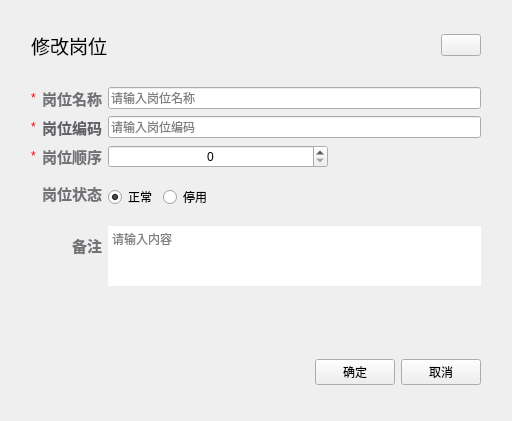
<?xml version="1.0" encoding="UTF-8"?>
<ui version="4.0">
 <class>PostEditDlgClass</class>
 <widget class="QWidget" name="PostEditDlgClass">
  <property name="geometry">
   <rect>
    <x>0</x>
    <y>0</y>
    <width>568</width>
    <height>436</height>
   </rect>
  </property>
  <property name="minimumSize">
   <size>
    <width>568</width>
    <height>0</height>
   </size>
  </property>
  <property name="maximumSize">
   <size>
    <width>568</width>
    <height>16777215</height>
   </size>
  </property>
  <property name="windowTitle">
   <string>PostAddDlg</string>
  </property>
  <layout class="QVBoxLayout" name="verticalLayout">
   <property name="sizeConstraint">
    <enum>QLayout::SizeConstraint::SetFixedSize</enum>
   </property>
   <property name="leftMargin">
    <number>9</number>
   </property>
   <property name="topMargin">
    <number>9</number>
   </property>
   <property name="rightMargin">
    <number>9</number>
   </property>
   <property name="bottomMargin">
    <number>9</number>
   </property>
   <item>
    <widget class="QWidget" name="container" native="true">
     <layout class="QVBoxLayout" name="verticalLayout_2">
      <property name="sizeConstraint">
       <enum>QLayout::SizeConstraint::SetFixedSize</enum>
      </property>
      <item>
       <widget class="QWidget" name="widget" native="true">
        <property name="minimumSize">
         <size>
          <width>0</width>
          <height>50</height>
         </size>
        </property>
        <property name="maximumSize">
         <size>
          <width>16777215</width>
          <height>50</height>
         </size>
        </property>
        <layout class="QHBoxLayout" name="horizontalLayout">
         <item>
          <widget class="QLabel" name="label">
           <property name="text">
            <string>&lt;html&gt;&lt;head/&gt;&lt;body&gt;&lt;p&gt;&lt;span style=&quot; font-size:14pt;&quot;&gt;修改岗位&lt;/span&gt;&lt;/p&gt;&lt;/body&gt;&lt;/html&gt;</string>
           </property>
          </widget>
         </item>
         <item>
          <spacer name="horizontalSpacer">
           <property name="orientation">
            <enum>Qt::Orientation::Horizontal</enum>
           </property>
           <property name="sizeHint" stdset="0">
            <size>
             <width>200</width>
             <height>20</height>
            </size>
           </property>
          </spacer>
         </item>
         <item>
          <widget class="QPushButton" name="closeBtn">
           <property name="text">
            <string/>
           </property>
          </widget>
         </item>
        </layout>
       </widget>
      </item>
      <item>
       <widget class="QWidget" name="widget_2" native="true">
        <layout class="QFormLayout" name="formLayout">
         <property name="sizeConstraint">
          <enum>QLayout::SizeConstraint::SetFixedSize</enum>
         </property>
         <property name="labelAlignment">
          <set>Qt::AlignmentFlag::AlignRight|Qt::AlignmentFlag::AlignTrailing|Qt::AlignmentFlag::AlignVCenter</set>
         </property>
         <item row="0" column="0">
          <layout class="QHBoxLayout" name="horizontalLayout_7">
           <item>
            <widget class="QLabel" name="label_22">
             <property name="text">
              <string>&lt;html&gt;&lt;head/&gt;&lt;body&gt;&lt;p&gt;&lt;span style=&quot; color:#ff0000;&quot;&gt;*&lt;/span&gt;&lt;/p&gt;&lt;/body&gt;&lt;/html&gt;</string>
             </property>
            </widget>
           </item>
           <item>
            <widget class="QLabel" name="label_5">
             <property name="text">
              <string>&lt;html&gt;&lt;head/&gt;&lt;body&gt;&lt;p&gt;&lt;span style=&quot; font-size:11pt; font-weight:700; color:#707276;&quot;&gt;岗位名称&lt;/span&gt;&lt;/p&gt;&lt;/body&gt;&lt;/html&gt;</string>
             </property>
            </widget>
           </item>
          </layout>
         </item>
         <item row="0" column="1">
          <widget class="QLineEdit" name="postNameEdit">
           <property name="placeholderText">
            <string>请输入岗位名称</string>
           </property>
          </widget>
         </item>
         <item row="1" column="0">
          <layout class="QHBoxLayout" name="horizontalLayout_3">
           <item>
            <widget class="QLabel" name="label_21">
             <property name="text">
              <string>&lt;html&gt;&lt;head/&gt;&lt;body&gt;&lt;p&gt;&lt;span style=&quot; color:#ff0000;&quot;&gt;*&lt;/span&gt;&lt;/p&gt;&lt;/body&gt;&lt;/html&gt;</string>
             </property>
            </widget>
           </item>
           <item>
            <widget class="QLabel" name="label_9">
             <property name="text">
              <string>&lt;html&gt;&lt;head/&gt;&lt;body&gt;&lt;p&gt;&lt;span style=&quot; font-size:11pt; font-weight:700; color:#606266;&quot;&gt;岗位编码&lt;/span&gt;&lt;/p&gt;&lt;/body&gt;&lt;/html&gt;</string>
             </property>
            </widget>
           </item>
          </layout>
         </item>
         <item row="1" column="1">
          <widget class="QLineEdit" name="postCodeEdit">
           <property name="placeholderText">
            <string>请输入岗位编码</string>
           </property>
          </widget>
         </item>
         <item row="2" column="0">
          <layout class="QHBoxLayout" name="horizontalLayout_2">
           <item>
            <widget class="QLabel" name="label_23">
             <property name="text">
              <string>&lt;html&gt;&lt;head/&gt;&lt;body&gt;&lt;p&gt;&lt;span style=&quot; color:#ff0000;&quot;&gt;*&lt;/span&gt;&lt;/p&gt;&lt;/body&gt;&lt;/html&gt;</string>
             </property>
            </widget>
           </item>
           <item>
            <widget class="QLabel" name="label_6">
             <property name="text">
              <string>&lt;html&gt;&lt;head/&gt;&lt;body&gt;&lt;p&gt;&lt;span style=&quot; font-size:11pt; font-weight:700; color:#707276;&quot;&gt;岗位顺序&lt;/span&gt;&lt;/p&gt;&lt;/body&gt;&lt;/html&gt;</string>
             </property>
            </widget>
           </item>
          </layout>
         </item>
         <item row="2" column="1">
          <widget class="QWidget" name="widget_3" native="true">
           <layout class="QHBoxLayout" name="horizontalLayout_6">
            <property name="leftMargin">
             <number>0</number>
            </property>
            <property name="topMargin">
             <number>0</number>
            </property>
            <property name="rightMargin">
             <number>0</number>
            </property>
            <property name="bottomMargin">
             <number>0</number>
            </property>
            <item>
             <widget class="QSpinBox" name="postSortBox">
              <property name="minimumSize">
               <size>
                <width>220</width>
                <height>0</height>
               </size>
              </property>
              <property name="maximumSize">
               <size>
                <width>220</width>
                <height>16777215</height>
               </size>
              </property>
              <property name="alignment">
               <set>Qt::AlignmentFlag::AlignCenter</set>
              </property>
             </widget>
            </item>
            <item>
             <spacer name="horizontalSpacer_5">
              <property name="orientation">
               <enum>Qt::Orientation::Horizontal</enum>
              </property>
              <property name="sizeHint" stdset="0">
               <size>
                <width>153</width>
                <height>20</height>
               </size>
              </property>
             </spacer>
            </item>
           </layout>
          </widget>
         </item>
         <item row="3" column="0">
          <widget class="QLabel" name="label_7">
           <property name="text">
            <string>&lt;html&gt;&lt;head/&gt;&lt;body&gt;&lt;p&gt;&lt;span style=&quot; font-size:11pt; font-weight:700; color:#707276;&quot;&gt;岗位状态&lt;/span&gt;&lt;/p&gt;&lt;/body&gt;&lt;/html&gt;</string>
           </property>
          </widget>
         </item>
         <item row="3" column="1">
          <widget class="QWidget" name="menuIconWdgt" native="true">
           <layout class="QHBoxLayout" name="horizontalLayout_5">
            <property name="leftMargin">
             <number>0</number>
            </property>
            <property name="rightMargin">
             <number>0</number>
            </property>
            <item>
             <widget class="QRadioButton" name="isActive1_RBtn">
              <property name="text">
               <string>正常</string>
              </property>
              <property name="checked">
               <bool>true</bool>
              </property>
             </widget>
            </item>
            <item>
             <widget class="QRadioButton" name="isActive0_RBtn">
              <property name="text">
               <string>停用</string>
              </property>
             </widget>
            </item>
            <item>
             <spacer name="horizontalSpacer_2">
              <property name="orientation">
               <enum>Qt::Orientation::Horizontal</enum>
              </property>
              <property name="sizeHint" stdset="0">
               <size>
                <width>40</width>
                <height>20</height>
               </size>
              </property>
             </spacer>
            </item>
           </layout>
          </widget>
         </item>
         <item row="4" column="0">
          <widget class="QLabel" name="label_10">
           <property name="text">
            <string>&lt;html&gt;&lt;head/&gt;&lt;body&gt;&lt;p&gt;&lt;span style=&quot; font-size:11pt; font-weight:700; color:#707276;&quot;&gt;备注&lt;/span&gt;&lt;/p&gt;&lt;/body&gt;&lt;/html&gt;</string>
           </property>
          </widget>
         </item>
         <item row="4" column="1">
          <widget class="QPlainTextEdit" name="remarkEdit">
           <property name="minimumSize">
            <size>
             <width>0</width>
             <height>60</height>
            </size>
           </property>
           <property name="maximumSize">
            <size>
             <width>16777215</width>
             <height>60</height>
            </size>
           </property>
           <property name="frameShape">
            <enum>QFrame::Shape::NoFrame</enum>
           </property>
           <property name="placeholderText">
            <string>请输入内容</string>
           </property>
          </widget>
         </item>
        </layout>
       </widget>
      </item>
      <item>
       <spacer name="verticalSpacer">
        <property name="orientation">
         <enum>Qt::Orientation::Vertical</enum>
        </property>
        <property name="sizeHint" stdset="0">
         <size>
          <width>20</width>
          <height>40</height>
         </size>
        </property>
       </spacer>
      </item>
      <item>
       <widget class="QWidget" name="widget_5" native="true">
        <property name="minimumSize">
         <size>
          <width>0</width>
          <height>58</height>
         </size>
        </property>
        <property name="maximumSize">
         <size>
          <width>16777215</width>
          <height>58</height>
         </size>
        </property>
        <layout class="QHBoxLayout" name="horizontalLayout_4">
         <item>
          <spacer name="horizontalSpacer_3">
           <property name="orientation">
            <enum>Qt::Orientation::Horizontal</enum>
           </property>
           <property name="sizeHint" stdset="0">
            <size>
             <width>200</width>
             <height>20</height>
            </size>
           </property>
          </spacer>
         </item>
         <item>
          <widget class="QPushButton" name="okBtn">
           <property name="text">
            <string>确定</string>
           </property>
          </widget>
         </item>
         <item>
          <widget class="QPushButton" name="cancelBtn">
           <property name="text">
            <string>取消</string>
           </property>
          </widget>
         </item>
        </layout>
       </widget>
      </item>
     </layout>
    </widget>
   </item>
  </layout>
 </widget>
 <layoutdefault spacing="6" margin="11"/>
 <resources>
  <include location="../../Resource.qrc"/>
 </resources>
 <connections>
  <connection>
   <sender>closeBtn</sender>
   <signal>clicked()</signal>
   <receiver>PostEditDlgClass</receiver>
   <slot>hide()</slot>
   <hints>
    <hint type="sourcelabel">
     <x>515</x>
     <y>42</y>
    </hint>
    <hint type="destinationlabel">
     <x>281</x>
     <y>371</y>
    </hint>
   </hints>
  </connection>
  <connection>
   <sender>cancelBtn</sender>
   <signal>clicked()</signal>
   <receiver>PostEditDlgClass</receiver>
   <slot>hide()</slot>
   <hints>
    <hint type="sourcelabel">
     <x>498</x>
     <y>695</y>
    </hint>
    <hint type="destinationlabel">
     <x>281</x>
     <y>371</y>
    </hint>
   </hints>
  </connection>
 </connections>
</ui>
